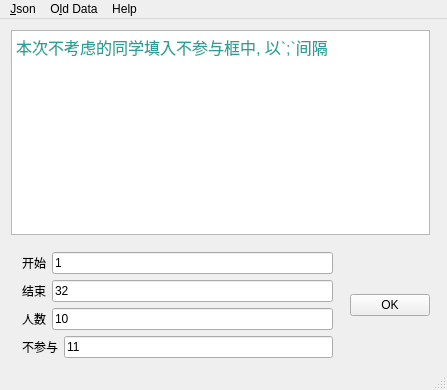
<?xml version="1.0" encoding="UTF-8"?>
<ui version="4.0">
 <class>main_window</class>
 <widget class="QMainWindow" name="main_window">
  <property name="geometry">
   <rect>
    <x>0</x>
    <y>0</y>
    <width>447</width>
    <height>390</height>
   </rect>
  </property>
  <property name="sizePolicy">
   <sizepolicy hsizetype="Fixed" vsizetype="Fixed">
    <horstretch>0</horstretch>
    <verstretch>0</verstretch>
   </sizepolicy>
  </property>
  <property name="maximumSize">
   <size>
    <width>16777214</width>
    <height>16777215</height>
   </size>
  </property>
  <property name="windowTitle">
   <string>MainWindow</string>
  </property>
  <widget class="QWidget" name="centralWidget">
   <widget class="QFrame" name="verticalFrame">
    <property name="geometry">
     <rect>
      <x>0</x>
      <y>0</y>
      <width>441</width>
      <height>361</height>
     </rect>
    </property>
    <layout class="QGridLayout" name="gridLayout">
     <item row="0" column="0">
      <widget class="QTextBrowser" name="textRandomOut">
       <property name="maximumSize">
        <size>
         <width>423</width>
         <height>16777215</height>
        </size>
       </property>
       <property name="styleSheet">
        <string notr="true">font: 11pt &quot;Droid Sans Mono Slashed&quot;
qradialgradient(spread:pad, cx:0.5, cy:0.5, radius:0.5, fx:0.5, fy:0.5, stop:0 rgba(194, 177, 35, 255), stop:1 rgba(255, 255, 255, 255))</string>
       </property>
       <property name="html">
        <string>&lt;!DOCTYPE HTML PUBLIC &quot;-//W3C//DTD HTML 4.0//EN&quot; &quot;http://www.w3.org/TR/REC-html40/strict.dtd&quot;&gt;
&lt;html&gt;&lt;head&gt;&lt;meta name=&quot;qrichtext&quot; content=&quot;1&quot; /&gt;&lt;style type=&quot;text/css&quot;&gt;
p, li { white-space: pre-wrap; }
&lt;/style&gt;&lt;/head&gt;&lt;body style=&quot; font-family:'Droid Sans Mono Slashed'; font-size:11pt; font-weight:400; font-style:normal;&quot;&gt;
&lt;p style=&quot; margin-top:0px; margin-bottom:0px; margin-left:0px; margin-right:0px; -qt-block-indent:0; text-indent:0px;&quot;&gt;&lt;span style=&quot; font-size:12pt; color:#2aa198;&quot;&gt;本次不考虑的同学填入不参与框中,&lt;/span&gt;&lt;span style=&quot; font-size:12pt; color:#eee8d5;&quot;&gt; &lt;/span&gt;&lt;span style=&quot; font-size:12pt; color:#2aa198;&quot;&gt;以`;`间隔&lt;/span&gt;&lt;/p&gt;&lt;/body&gt;&lt;/html&gt;</string>
       </property>
      </widget>
     </item>
     <item row="1" column="0">
      <layout class="QHBoxLayout" name="horizontalLayout_4">
       <item>
        <widget class="QFrame" name="verticalFrame_2">
         <layout class="QVBoxLayout" name="verticalLayout">
          <item>
           <layout class="QHBoxLayout" name="horizontalLayout">
            <item>
             <widget class="QLabel" name="label">
              <property name="text">
               <string>开始</string>
              </property>
             </widget>
            </item>
            <item>
             <widget class="QLineEdit" name="lineEditStartNum">
              <property name="text">
               <string>1</string>
              </property>
             </widget>
            </item>
           </layout>
          </item>
          <item>
           <layout class="QHBoxLayout" name="horizontalLayout_2">
            <item>
             <widget class="QLabel" name="label_2">
              <property name="text">
               <string>结束</string>
              </property>
             </widget>
            </item>
            <item>
             <widget class="QLineEdit" name="lineEditEndNum">
              <property name="text">
               <string>32</string>
              </property>
             </widget>
            </item>
           </layout>
          </item>
          <item>
           <layout class="QHBoxLayout" name="horizontalLayout_5">
            <item>
             <widget class="QLabel" name="label_4">
              <property name="text">
               <string>人数</string>
              </property>
             </widget>
            </item>
            <item>
             <widget class="QLineEdit" name="lineEditCount">
              <property name="text">
               <string>10</string>
              </property>
             </widget>
            </item>
           </layout>
          </item>
          <item>
           <layout class="QHBoxLayout" name="horizontalLayout_3">
            <item>
             <widget class="QLabel" name="label_3">
              <property name="text">
               <string>不参与</string>
              </property>
             </widget>
            </item>
            <item>
             <widget class="QLineEdit" name="lineEditUnconsider">
              <property name="statusTip">
               <string extracomment="以`;` 间隔"/>
              </property>
              <property name="text">
               <string>11</string>
              </property>
             </widget>
            </item>
           </layout>
          </item>
         </layout>
        </widget>
       </item>
       <item>
        <widget class="QPushButton" name="BtnCheck">
         <property name="text">
          <string>OK</string>
         </property>
        </widget>
       </item>
      </layout>
     </item>
    </layout>
   </widget>
  </widget>
  <widget class="QMenuBar" name="menuBar">
   <property name="geometry">
    <rect>
     <x>0</x>
     <y>0</y>
     <width>447</width>
     <height>23</height>
    </rect>
   </property>
   <widget class="QMenu" name="menuJson">
    <property name="title">
     <string>&amp;Json</string>
    </property>
    <addaction name="jsonSelect"/>
   </widget>
   <widget class="QMenu" name="menuOldData">
    <property name="title">
     <string>O&amp;ld Data</string>
    </property>
    <addaction name="ShowOldData"/>
   </widget>
   <widget class="QMenu" name="menuHelp">
    <property name="title">
     <string>Help</string>
    </property>
    <addaction name="actionAbout"/>
   </widget>
   <addaction name="menuJson"/>
   <addaction name="menuOldData"/>
   <addaction name="menuHelp"/>
  </widget>
  <widget class="QStatusBar" name="statusBar"/>
  <action name="jsonSelect">
   <property name="text">
    <string>选择&amp;JSON文件</string>
   </property>
  </action>
  <action name="ShowOldData">
   <property name="text">
    <string>显示过往记录</string>
   </property>
  </action>
  <action name="actionAbout">
   <property name="text">
    <string>&amp;About</string>
   </property>
  </action>
 </widget>
 <layoutdefault spacing="6" margin="11"/>
 <resources/>
 <connections/>
</ui>
